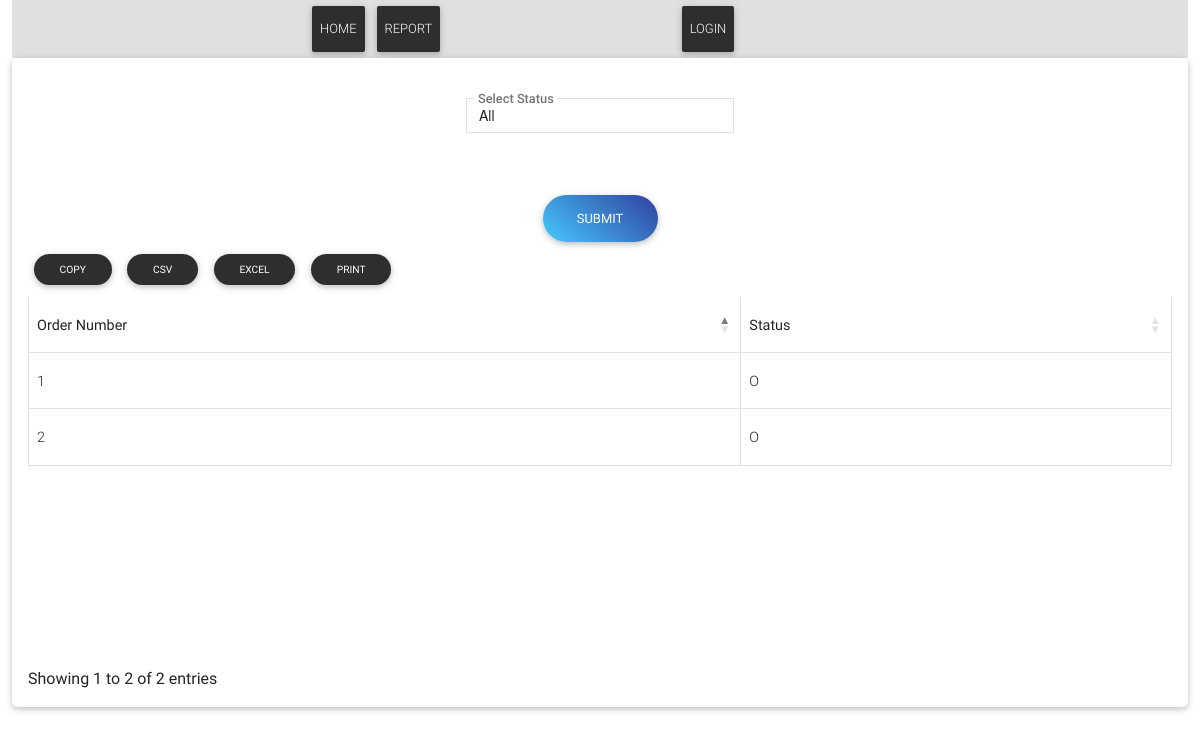
The page /report/Sales/sales_order_status_filter/ on the database as committed earlier.
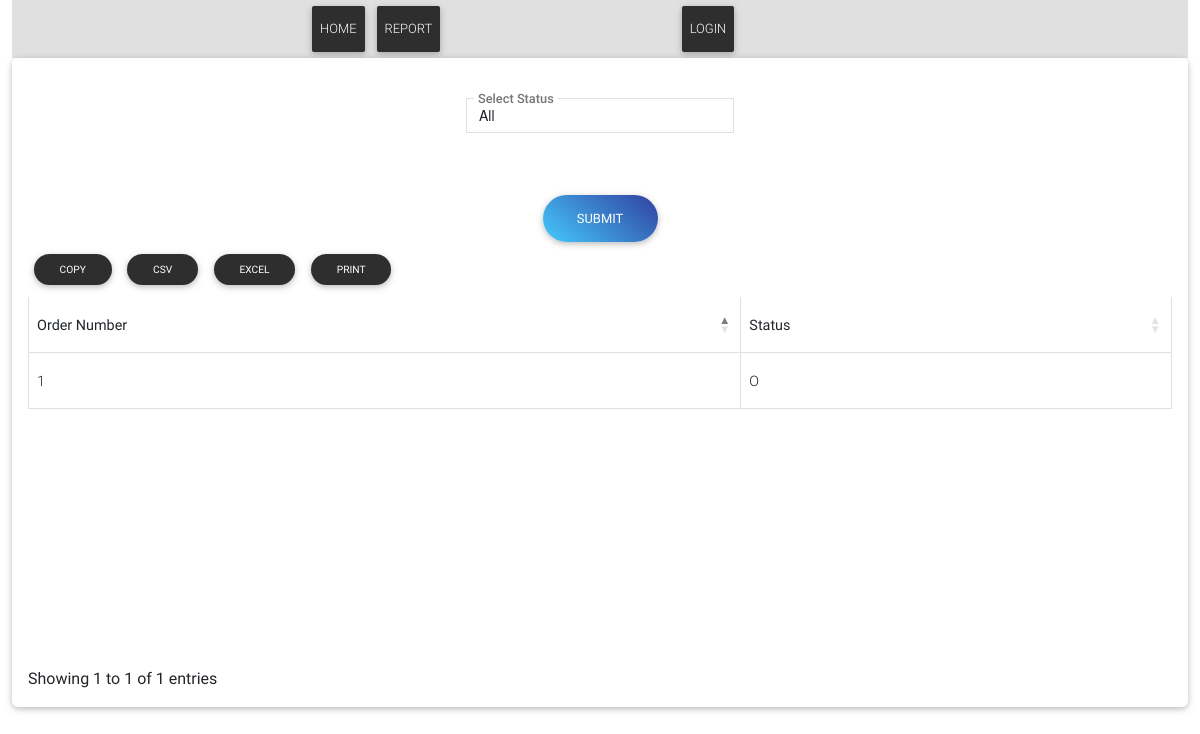
The same page on the database as committed later.
### Sales/models.py (models this page shows, shortened)
class SalesOrderInfo(models.Model):
    Status_CHOICES = [
        ('O', 'Open'),
        ('H', 'Hold'),
        ('C', 'Close'),
        ('F', 'Canceled')
    ]
    status = models.CharField(max_length=1, choices=Status_CHOICES,default='O')
    docNo = models.PositiveIntegerField(default=1, unique=True)
    customerName = models.ForeignKey(BusinessPartner, on_delete=models.CASCADE, null=True, default=None)
    address = models.CharField(max_length=250,blank=True)
    created = models.DateField(default=timezone.now)
    totalAmount = models.DecimalField(max_digits=10, decimal_places=4, null=True, blank=True,default=0)
    totalQty = models.DecimalField(max_digits=10, decimal_places=4, null=True, blank=True, default=0)
    sales_employee = models.ForeignKey(SalesEmployee, on_delete=models.CASCADE, default=1)  # Set the default to an existing SalesEmployee or a specific ID
    owner = models.ForeignKey(User, on_delete=models.CASCADE, null=True, blank=True)
    class Meta:
        verbose_name = 'Sales Order'
        verbose_name_plural = 'Sales Order'

### Report/salesorderviews.py (the view)
# urls.py: path('Sales/sales_order_status_filter/', salesorderviews.sales_order_status_filter, name='sales_order_status_filter'),
def sales_order_status_filter(request):
    if request.method == 'POST':
        form = SalesOrderStatusFilterForm(request.POST)
        if form.is_valid():
            status = form.cleaned_data['status']
            if status:
                filtered_orders = SalesOrderInfo.objects.filter(status=status)
            else:
                filtered_orders = SalesOrderInfo.objects.all()
        else:
            filtered_orders = SalesOrderInfo.objects.all()
    else:
        form = SalesOrderStatusFilterForm()
        filtered_orders = SalesOrderInfo.objects.all()
    return render(request, 'sales/sales_order_status_filter.html', {'form': form, 'filtered_orders': filtered_orders})

### Report/forms.py
class SalesOrderStatusFilterForm(forms.Form):
    STATUS_CHOICES = [
        ('', 'All'),  # Include an option to select all statuses
        ('O', 'Open'),
        ('H', 'Hold'),
        ('C', 'Close'),
        ('F', 'Canceled'),
    ]
    status = forms.ChoiceField(choices=STATUS_CHOICES, required=False, label='Select Status')
    def __init__(self, *args, **kwargs):
        super(SalesOrderStatusFilterForm, self).__init__(*args, **kwargs)
        for field_name, field in self.fields.items():
            field.widget.attrs.update({
                'class': 'form-control form-control-sm',
                'id': f"{field_name}",
            })

### Report/templates/sales/sales_order_status_filter.html
{% extends 'basereport.html' %}
{% load static %}
{% block content %}
<section class="section card mb-5">
    <div class="card-body">
{% include '../form.html'%}
{% if filtered_orders %}
    <table id="itemsTable" class="table table-bordered">
        <thead>
            <tr>
                <th>Order Number</th>
                <th>Status</th>
            </tr>
        </thead>
        <tbody>
            {% for order in filtered_orders %}
            <tr>
                <td>{{ order.docNo }}</td>
                <td>{{ order.status }}</td>
            </tr>
            {% empty %}
            <tr>
                <td colspan="2">No matching orders found.</td>
            </tr>
            {% endfor %}
        </tbody>
    </table>
    {% endif %}
    {% endblock %}

Rows that differ between the two databases and show on the page:
removed SalesOrderInfo: docNo "2", status "O"
Other text that changed with them:
text written by a page script: "COPY CSV EXCEL PRINT Showing 1 to 2 of 2 entries" → "COPY CSV EXCEL PRINT Showing 1 to 1 of 1 entries"
